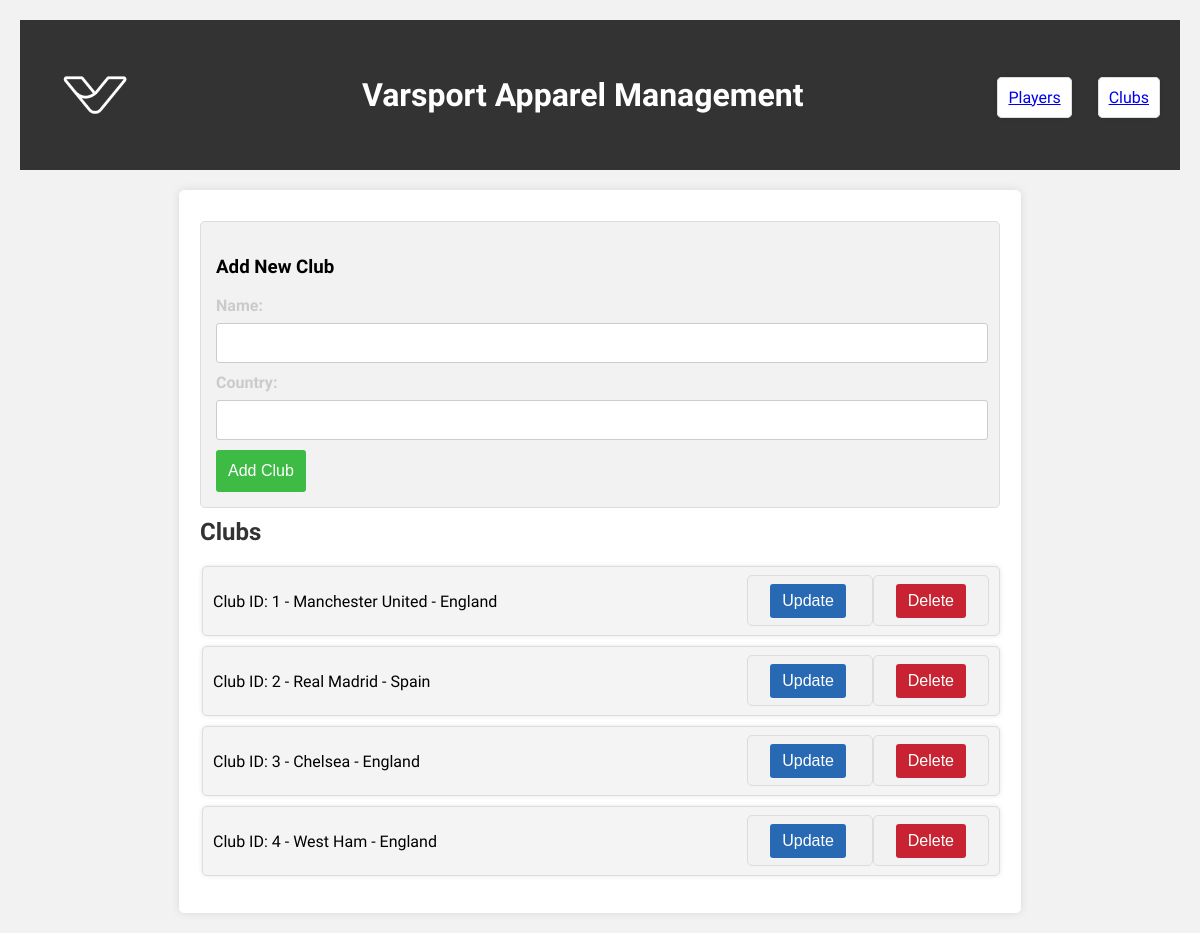
The app's page /clubs, older data.
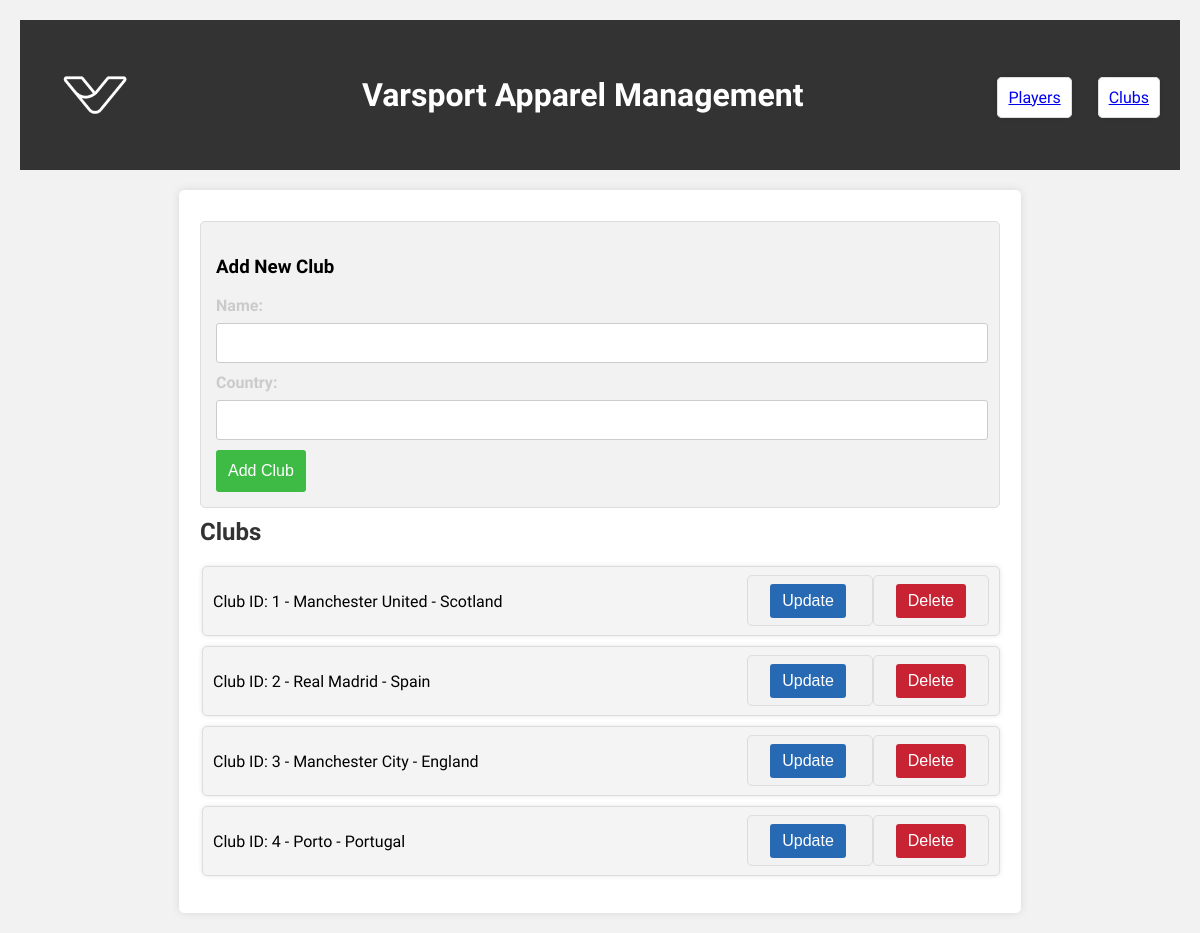
The same page, newer data.
### app.py (models this page shows, shortened)
class Club(db.Model):
    __tablename__ = 'club'
    id = db.Column(db.Integer, primary_key=True)
    name = db.Column(db.String(100), nullable=False)
    country = db.Column(db.String(100))

### app.py (the view)
@app.route('/clubs', methods=['GET', 'POST'])
def clubs():
    if request.method == 'POST':
        data = request.form
        new_club = Club(name=data['name'], country=data['country'])
        db.session.add(new_club)
        db.session.commit()
        return redirect(url_for('clubs'))
    clubs = Club.query.all()
    return render_template('club.html', clubs=clubs)

### templates/club.html (shortened to what this page needs)
<!DOCTYPE html>
<html lang="en">
<head>
    <link rel="stylesheet" href="{{url_for('static', filename='style.css')}}">
</head>
<body>
    <header>
        <img src="{{url_for('static', filename='assets/logo.png')}}">
        <h1>Varsport Apparel Management</h1>
        <nav>
            <ul>
                <li><a href="{{url_for('players')}}">Players</a></li>
                <li><a href="{{url_for('clubs')}}">Clubs</a></li>
            </ul>
        </nav>
    </header>
    <main>
        <section id="clubs">
            <form action="{{ url_for('clubs') }}" method="post">
                <h3>Add New Club</h3>
                <label for="club_name">Name:</label>
                <input type="text" id="club_name" name="name" required><br>
                <label for="country">Country:</label>
                <input type="text" id="country" name="country" required><br>
                <button type="submit">Add Club</button>
            </form>
            <h2>Clubs</h2>
            <ul id="clubs-list">
                {% for club in clubs %}
                <li>
                    <div class="club-info">
                        Club ID: {{ club.id }} - {{ club.name }} - {{ club.country }}
                    </div>
                    <div class="club-actions">
                        <form action="{{ url_for('club', club_id=club.id) }}" method="get" style="display:inline;">
                            <button type="submit" class="btnUpdate">Update</button>
                        </form>
                        <form action="{{ url_for('delete_club', club_id=club.id) }}" method="post" style="display:inline;">
                            <button type="submit" class="btnDelete">Delete</button>
                        </form>
                    </div>
                </li>
                {% endfor %}
            </ul>
        </section>
    </main>
</body>
</html>

### static/style.css (style rules this page uses)
body { font-family: "Roboto Condensed", sans-serif; margin: 20px; padding: 0; background-color: #f2f2f2; }
header { display: flex; justify-content: space-between; align-items: center; background-color: #333; color: white; }
header img { height: 150px; width: auto; }
nav ul { list-style-type: none; text-align: center; margin-top: 20px; }
nav ul li { display: inline; margin-right: 20px; }
main { max-width: 800px; margin: 20px auto; padding: 20px; background-color: #ffffff; border: 1px solid #ffffff; border-radius: 5px; box-shadow: 0 0 10px rgba(0, 0, 0, 0.1); }
h2 { margin-top: 10px; font-size: 24px; color: #333333; }
form { margin-top: 10px; background-color: #f2f2f2; padding: 15px; border: 1px solid #dddddd; border-radius: 5px; }
form label { display: block; margin-bottom: 8px; color: #33333333; font-weight: bold; }
form input { width: 750px; padding: 10px; margin-bottom: 10px; border: 1px solid #cccccc; border-radius: 3px; font-size: 16px; }
form button { background-color: #3dbb44; color: #ffffff; border: none; padding: 12px; cursor: pointer; border-radius: 3px; font-size: 16px; }
ul { list-style-type: none; padding: 0; }
ul li { margin-bottom: 10px; margin-top: 10px; margin-left: 2px; background-color: #ffffff; padding: 10px; border: 1px solid #dddddd; border-radius: 5px; box-shadow: 0 0 5px rgba(0, 0, 0, 0.1); }
ul li button { margin-top: 8px; padding: 8px 12px; cursor: pointer; border: none; border-radius: 3px; }
#clubs-list li { background: #f4f4f4; border: 1px solid #ddd; display: flex; justify-content: space-between; align-items: center; }
ul li button.btnUpdate { margin: 7px; background-color: #276ab3; color: white; }
ul li button.btnDelete { margin: 7px; background-color: #c82333; color: white; }

Row changes from the older to the newer data that the page shows:
changed Club "Manchester United": country "England" → "Scotland"
changed Club "England": name "Chelsea" → "Manchester City"
changed Club id 4: name "West Ham" → "Porto"; country "England" → "Portugal"
